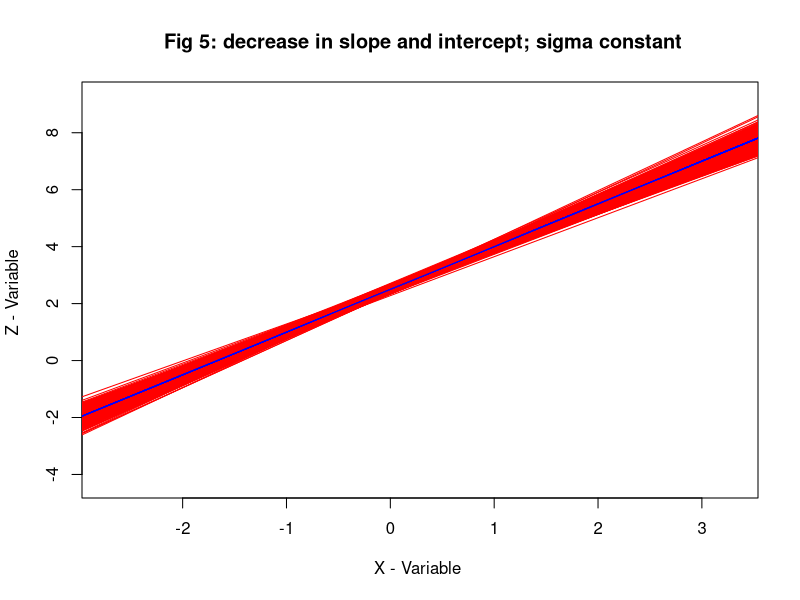

Here is the R script that generated this plot:
## ---- chunk 1

Intercept<- 2.5
slope <- 1.5
sigma_y <- 2
number_of_simulations <- 1000

#initialize a data frame to collect results
dataframe <- data.frame(matrix(ncol = 3, nrow = number_of_simulations))
colnames(dataframe) <- c('Intercept', 'Slope','Error')

for(i in 1:number_of_simulations){
  
   x <- rnorm(1000)
   Error <- rnorm(1000,0,sigma_y)
   y <- Intercept + slope*x
   z <- y  + Error
  
#collect results from the itter
  dataframe[i,] <- data.frame(t(lm(z ~ x )$coeff))
}


head(dataframe)

library(ggplot2)

# Estimated values

   x <- rnorm(1000)
   Error <- rnorm(1000,0,sigma_y)
   y <- Intercept + slope*x
   z <- y  + Error

data_created = data.frame(cbind(x,z))

plot(data_created$x, data_created$z, type="n",main = " Fig 5: decrease in slope and intercept; sigma constant", 
    xlab = "X - Variable ", ylab = "Z - Variable ", pch = 21)


# simulation of the estimated values of the slope and intercept
for (i in 1:1000) {
  
   x <- rnorm(1000)
   Error <- rnorm(1000,0,sigma_y)
   y <- Intercept + slope*x
   z <- y  + Error
  
 data_created = data.frame(cbind(x,z))
 model <- lm(data_created$z~data_created$x)
  
 abline(model, col = "red")

 
 abline(lm(y~x),col="blue")
  }
summary(model)
